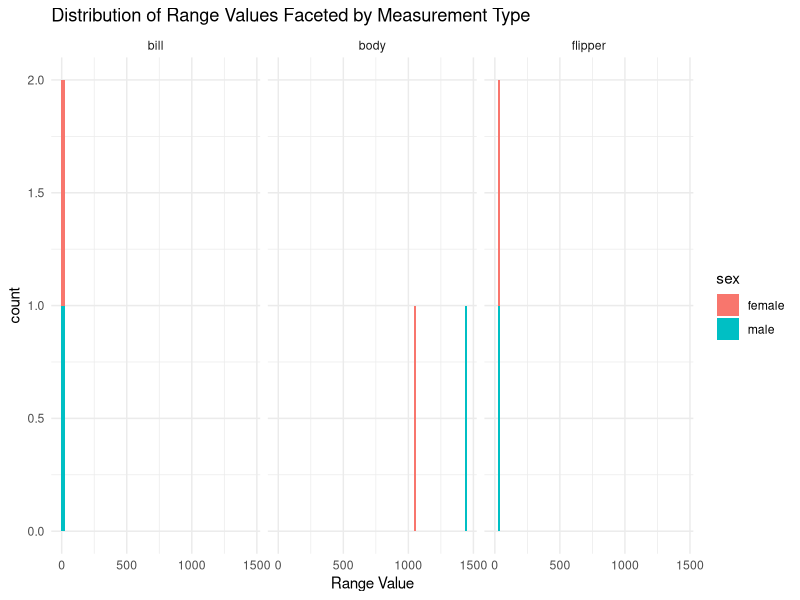

Recreate this plot in R.
## ---- chunk 1
library(tidyverse)
penguins = as_tibble(penguins)
penguins
## ---- chunk 2
e1 = penguins |> 
  pivot_longer(
    cols = 'bill_len':'body_mass',
    names_to = 'measuremwnt',
    values_to = 'value',
    values_drop_na = TRUE)
e1
## ---- chunk 3
e1 = penguins |> 
  pivot_longer(
    cols = 'bill_len':'body_mass',
    names_to = 'measurement',
    values_to = 'value',
    values_drop_na = TRUE) |>
  separate(col = measurement, c('measurement_type', 'measurement_unit'))
e1
## ---- chunk 4
e2 = e1 |>
  filter(species == 'Adelie')
e2
## ---- chunk 5
e2 = e1 |>
  filter(species == 'Adelie') |>
  group_by(sex, measurement_type, measurement_unit) |>
  summarise(
    mean_value = mean(value, na.rm = TRUE),
    min_value = min(value, na.rm = TRUE),
    max_value = max(value, na.rm = TRUE)) |>
  mutate(range_value = max_value - min_value)
e2
## ---- chunk 6
e3 = e2 |>
  filter(!is.na(sex),
         !is.na(measurement_type),
         !is.na(measurement_unit),
         !is.na(range_value))
e3
## ---- chunk 7
library(ggplot2)
e3_plot = e3 |>
  ggplot(aes(x = range_value, fill = sex)) +
  geom_histogram(bins = 100) + 
  ggtitle('Distribution of Range Values Faceted by Measurement Type') +
  facet_wrap(~measurement_type) +
  xlab('Range Value') +
  theme_minimal()
e3_plot
## ---- chunk 8
e1 |>
  inner_join(e3) |>
  filter(year == c(2007, 2008)) |>
  group_by(species, measurement_type, measurement_unit) |>
  summarise(avg_measure_type = mean(value, na.rm = TRUE))
